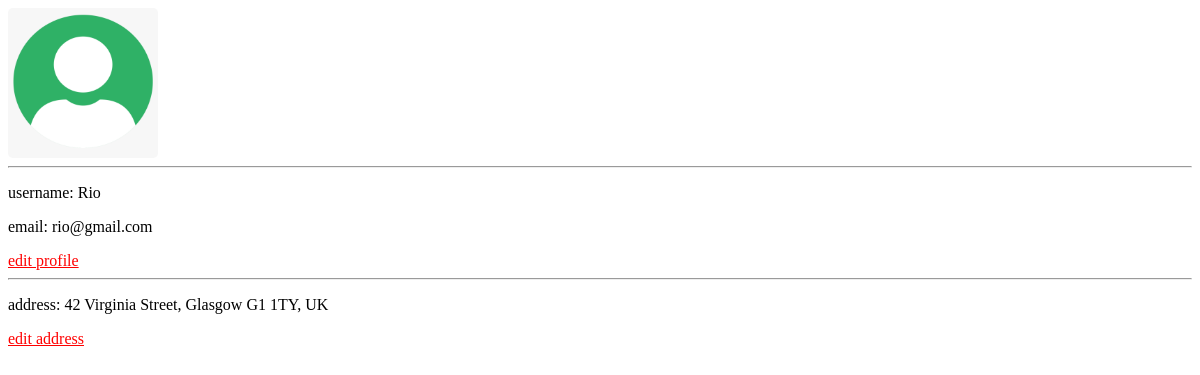
Page /hx_profile (signed in) on the committed database.
### shop/models.py (models this page shows, shortened)
class Customer(models.Model):
    user=models.OneToOneField(User,on_delete=models.CASCADE, blank=True,null=True)
    profile_pic=models.ImageField(upload_to='images/', default='img.png',null=True,blank=True)
    phone=models.CharField(max_length=11,null=True,blank=True)
    date_created=models.DateTimeField(auto_now_add=True,null=True)

class Address(models.Model):
    COUNTRIES=(
        ('UK','United Kingdom'),
        ('US','United States'),
        ('FR','France'),
        ('GER','Germany')
        )
    customer=models.OneToOneField(Customer,on_delete=models.CASCADE)
    first_name=models.CharField(max_length=200,null=True,)
    last_name=models.CharField(max_length=200,null=True)
    country=models.CharField(max_length=300,choices=COUNTRIES,blank=True)
    phone_number=models.CharField(max_length=50,blank=True)
    building_name=models.CharField(max_length=500,null=True,blank=True)
    addressline=models.CharField(max_length=500,null=True)
    city=models.CharField(max_length=300,null=True,)
    postal_code=models.CharField(max_length=300,null=True)
    formatted_address=models.CharField(max_length=500,null=True,blank=True)
    date_created=models.DateTimeField(auto_now_add=True)

### shop/decorators.py (the view)
        def wrapper(request,*args,**kwargs):
            if request.headers.get('HX-Request') or request.user.is_superuser or request.headers.get("fetch") == 'yes':
                return func(request,*args,**kwargs)
            else:
                return redirect(redirect_url)

### shop/context_processors.py (called while the page is built)
def navbar(request):
    products=Laptop.objects.all()
    filtered_products= LapotopFilter(request.GET,queryset=products)
    number_of_product=0
    if request.user.is_authenticated:
        customer,_=Customer.objects.get_or_create(user=request.user)
        cart,_=Cart.objects.get_or_create(customer=customer)
        all_itemes= cart.cartitem_set.all()
        for item in all_itemes:
            number_of_product+=item.quantity
    else:
        unauth_user_cart=cache.get('customer_cart',[])
        for product in unauth_user_cart:
            number_of_product+=product[1]
    context={
        'number_of_product':number_of_product,
        'filtered_products':filtered_products,
    }
    return context

### shop/views.py (called while the page is built)
@htmx_request_only(redirect_url='shop')
def hx_profile(request):
    customer=Customer.objects.get(user=request.user)
    context={
        'customer':customer,
    }
    return render(request,'shop/htmx/hx_profile.html',context)

### shop/templates/shop/htmx/hx_profile.html (shortened to what this page needs)
{% load static %}
<link rel="stylesheet" href="{% static 'css/profile.css' %}">
<div class="hx-profile">
    <img id="hx-profile-pic" src="{{ customer.profile_pic.url}}" >
    <hr>
    <p>username: <span>{{customer.user.username|capfirst}}</span></p>
    <p>email: <span>{{customer.user.email}}</span></p>
    <a href="{% url 'update_profile' %}">edit profile</a>
    <hr>
    {% if customer.address.formatted_address %}
        <p>address: <span>{{customer.address.formatted_address}}</span></p>
        <a href="{% url "address" %}">edit address</a>
    {% else %}
        <p>No address Yet</p>
        <a href="{% url "address" %}">add an address</a>
    {% endif %}
</div>

### static/css/profile.css (style rules this page uses)
#hx-profile-pic { width: 150px; height: 150px; border-radius: 5px; }
.hx-profile a { color: red; }

### rows in the picture
Customer: profile_pic (picture), user.username "Rio", user.email "rio@gmail.com", address.formatted_address "42 Virginia Street, Glasgow G1 1TY, UK"
